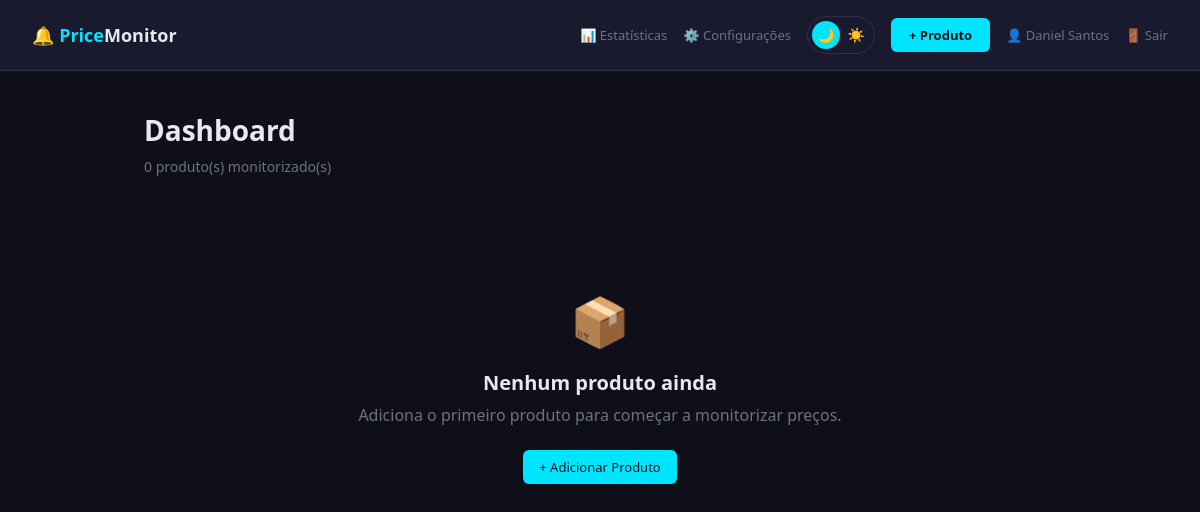
Page / (signed in) on the earlier database version.
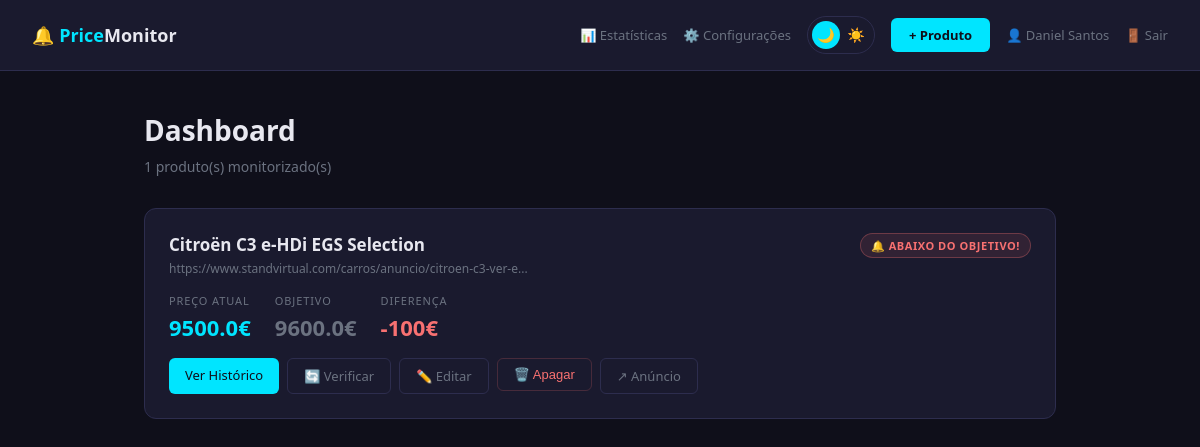
Same page on the later database version.
### tables this page shows
CREATE TABLE users (
                id         INTEGER PRIMARY KEY AUTOINCREMENT,
                name       TEXT NOT NULL,
                email      TEXT NOT NULL UNIQUE,
                password   TEXT NOT NULL,
                created_at TEXT DEFAULT CURRENT_TIMESTAMP
            );

CREATE TABLE products (
                id          INTEGER PRIMARY KEY AUTOINCREMENT,
                name        TEXT NOT NULL,
                url         TEXT NOT NULL UNIQUE,
                target_price REAL NOT NULL,
                created_at  TEXT DEFAULT CURRENT_TIMESTAMP
            , user_id INTEGER);

CREATE TABLE price_history (
                id          INTEGER PRIMARY KEY AUTOINCREMENT,
                product_id  INTEGER NOT NULL,
                price       REAL NOT NULL,
                title       TEXT,
                checked_at  TEXT DEFAULT CURRENT_TIMESTAMP,
                FOREIGN KEY (product_id) REFERENCES products(id)
            );

### dashboard.py (the view)
@app.route("/")
@login_required
def index():
    products = get_products(user_id=session.get("user_id"))
    for p in products:
        p["last_price"] = get_last_price(p["id"])
        p["status"] = "below" if p["last_price"] and p["last_price"] <= p["target_price"] else "above"
    return render_template("index.html", products=products)

### dashboard.py (called while the page is built)
def login_required(f):
    @wraps(f)
    def decorated(*args, **kwargs):
        if not session.get("user_id"):
            return redirect(url_for("login"))
        return f(*args, **kwargs)
    return decorated

def current_user():
    uid = session.get("user_id")
    return get_user_by_id(uid) if uid else None

### src/database.py (called while the page is built)
def get_connection():
    return sqlite3.connect(DB_PATH)

def get_products(user_id: int = None) -> list:
    with get_connection() as conn:
        if user_id is not None:
            rows = conn.execute(
                "SELECT id, name, url, target_price FROM products WHERE user_id = ?",
                (user_id,)
            ).fetchall()
        else:
            rows = conn.execute(
                "SELECT id, name, url, target_price FROM products"
            ).fetchall()
    return [{"id": r[0], "name": r[1], "url": r[2], "target_price": r[3]} for r in rows]

def get_last_price(product_id: int) -> float | None:
    with get_connection() as conn:
        row = conn.execute(
            "SELECT price FROM price_history WHERE product_id = ? ORDER BY checked_at DESC LIMIT 1",
            (product_id,)
        ).fetchone()
    return row[0] if row else None

def get_user_by_id(user_id: int) -> dict | None:
    with get_connection() as conn:
        row = conn.execute(
            "SELECT id, name, email FROM users WHERE id = ?", (user_id,)
        ).fetchone()
    return {"id": row[0], "name": row[1], "email": row[2]} if row else None

### templates/index.html (shortened to what this page needs)
{% extends "base.html" %}
{% block content %}
<h1>Dashboard</h1>
<p class="subtitle">{{ products|length }} produto(s) monitorizado(s)</p>
{% if products %}
  {% for p in products %}
  <div class="card">
    <div class="card-header">
      <div>
        <div class="product-name">{{ p.name }}</div>
        <div style="font-size:12px;color:#6b7280;margin-top:4px;">{{ p.url[:60] }}{% if p.url|length > 60 %}...{% endif %}</div>
      </div>
      {% if p.last_price is none %}
        <span class="badge badge-unknown">Não verificado</span>
      {% elif p.status == 'below' %}
        <span class="badge badge-below">🔔 Abaixo do objetivo!</span>
      {% else %}
        <span class="badge badge-above">Acima do objetivo</span>
      {% endif %}
    </div>
    <div class="price-row">
      <div class="price-item">
        <label>Preço Atual</label>
        <div class="price-value">
          {% if p.last_price %}{{ p.last_price }}€{% else %}—{% endif %}
        </div>
      </div>
      <div class="price-item">
        <label>Objetivo</label>
        <div class="price-target">{{ p.target_price }}€</div>
      </div>
      {% if p.last_price %}
      <div class="price-item">
        <label>Diferença</label>
        {% set diff = p.last_price - p.target_price %}
        <div style="font-size:22px;font-weight:700;color:{% if diff <= 0 %}#f87171{% else %}#4ade80{% endif %}">
          {% if diff > 0 %}+{% endif %}{{ "%.0f"|format(diff) }}€
        </div>
      </div>
      {% endif %}
    </div>
    <div class="card-actions">
      <a href="/product/{{ p.id }}" class="btn btn-primary">Ver Histórico</a>
      <a href="/check/{{ p.id }}" class="btn btn-ghost">🔄 Verificar</a>
      <a href="/edit/{{ p.id }}" class="btn btn-ghost">✏️ Editar</a>
      <form method="POST" action="/delete/{{ p.id }}" style="display:inline;"
            onsubmit="return confirm('Tens a certeza que queres apagar {{ p.name }}?')">
        <button type="submit" class="btn btn-ghost" style="color:#f87171;border-color:#f8717133;">🗑️ Apagar</button>
      </form>
      <a href="{{ p.url }}" target="_blank" class="btn btn-ghost">↗ Anúncio</a>
    </div>
  </div>
  {% endfor %}
{% else %}
  <div class="empty-state">
    <div class="icon">📦</div>
    <h3>Nenhum produto ainda</h3>
    <p style="margin-bottom:24px;">Adiciona o primeiro produto para começar a monitorizar preços.</p>
    <a href="/add" class="btn btn-primary">+ Adicionar Produto</a>
  </div>
{% endif %}
{% endblock %}

### templates/base.html (shortened to what this page needs)
<!DOCTYPE html>
<html lang="pt" data-theme="dark">
<head>
</head>
<body>
  <nav>
    <a href="/" class="nav-logo">🔔 Price<span>Monitor</span></a>
    <div class="nav-right">
      <a href="/stats" class="nav-link-ghost">📊 Estatísticas</a>
      <a href="/settings" class="nav-link-ghost">⚙️ Configurações</a>
      <div class="theme-toggle" onclick="toggleTheme()">
        <button class="theme-btn" id="btn-dark" onclick="setTheme('dark')">🌙</button>
        <button class="theme-btn" id="btn-light" onclick="setTheme('light')">☀️</button>
      </div>
      <a href="/add" class="nav-link">+ Produto</a>
      {% if current_user() %}<span style="font-size:13px;color:var(--muted);">👤 {{ current_user().name }}</span>{% endif %}
      <a href="/logout" style="color:var(--muted);text-decoration:none;font-size:13px;" title="Sair">🚪 Sair</a>
    </div>
  </nav>
  <div class="container">
    {% block content %}{% endblock %}
  </div>
</body>
</html>

### templates/base.html (style rules this page uses)
*, *::before, *::after { box-sizing: border-box; margin: 0; padding: 0; }
:root[data-theme="dark"] { --bg: #0f0f1a; --surface: #1a1a2e; --border: #2d2d4e; --text: #e8e8f0; --muted: #6b7280; --accent: #00e5ff; --card-bg: #1a1a2e; --input-bg: #0f0f1a; --tag-bg: #e8f0f5; --tag-color: #2d6a8f; --nav-bg: #1a1a2e; --green: #4ade80; --red: #f87171; --purple: #a78bfa; --chart-grid: #1f1f30; }
body { background: var(--bg); color: var(--text); font-family: 'Segoe UI', system-ui, sans-serif; min-height: 100vh; transition: background 0.3s, color 0.3s; }
nav { background: var(--nav-bg); border-bottom: 1px solid var(--border); padding: 16px 32px; display: flex; align-items: center; justify-content: space-between; position: sticky; top: 0; z-index: 100; }
.nav-logo { font-size: 18px; font-weight: 700; color: var(--accent); text-decoration: none; }
.nav-logo span { color: var(--text); }
.nav-right { display: flex; align-items: center; gap: 16px; }
.nav-link-ghost { color: var(--muted); text-decoration: none; font-size: 13px; transition: color 0.2s; }
.nav-link { background: var(--accent); color: #0f0f1a; padding: 8px 18px; border-radius: 6px; text-decoration: none; font-size: 13px; font-weight: 600; }
.theme-toggle { background: var(--surface); border: 1px solid var(--border); border-radius: 20px; padding: 4px; cursor: pointer; display: flex; align-items: center; gap: 2px; transition: all 0.2s; }
.theme-btn { width: 28px; height: 28px; border-radius: 16px; border: none; cursor: pointer; font-size: 14px; display: flex; align-items: center; justify-content: center; background: transparent; transition: background 0.2s; }
.theme-btn.active { background: var(--accent); }
.container { max-width: 960px; margin: 0 auto; padding: 40px 24px; }
h1 { font-size: 28px; font-weight: 700; margin-bottom: 8px; color: var(--text); }
.subtitle { color: var(--muted); font-size: 14px; margin-bottom: 32px; }
.card { background: var(--card-bg); border: 1px solid var(--border); border-radius: 12px; padding: 24px; margin-bottom: 16px; transition: border-color 0.2s, background 0.3s; }
.card-header { display: flex; justify-content: space-between; align-items: flex-start; margin-bottom: 16px; }
.product-name { font-size: 17px; font-weight: 600; margin-bottom: 4px; color: var(--text); }
.badge { padding: 4px 10px; border-radius: 100px; font-size: 11px; font-weight: 600; text-transform: uppercase; letter-spacing: 0.05em; }
.badge-below { background: color-mix(in srgb, var(--red) 10%, transparent); color: var(--red); border: 1px solid color-mix(in srgb, var(--red) 30%, transparent); }
.price-row { display: flex; gap: 24px; margin-bottom: 16px; }
.price-item label { font-size: 11px; color: var(--muted); text-transform: uppercase; letter-spacing: 0.08em; display: block; margin-bottom: 4px; }
.price-value { font-size: 22px; font-weight: 700; color: var(--accent); }
.price-target { font-size: 22px; font-weight: 700; color: var(--muted); }
.card-actions { display: flex; gap: 8px; flex-wrap: wrap; }
.btn { padding: 8px 16px; border-radius: 6px; font-size: 13px; font-weight: 500; text-decoration: none; cursor: pointer; border: none; display: inline-block; transition: all 0.2s; }
.btn-primary { background: var(--accent); color: #0f0f1a; }
.btn-ghost { background: transparent; color: var(--muted); border: 1px solid var(--border); }

Differences in the rows shown:
added products: name "Citroën C3 e-HDi EGS Selection", url "https://www.standvirtual.com/carros/anuncio/citroen-c3-ver-e", target_price "9600.0"
added price_history: last_price "9500.0"
Other differences:
{{ products|length }}: "0" → "1"
new list line: "... 🔔 ABAIXO DO OBJETIVO! PREÇO ATUAL € OBJETIVO € DIFERENÇA -100 € Ver Histórico 🔄 Verificar ✏️ Editar 🗑️ Apagar ↗ Anúncio"
text no longer shown: "📦 Nenhum produto ainda Adiciona o primeiro produto para começar a monitorizar preços. + Adicionar Produto"
